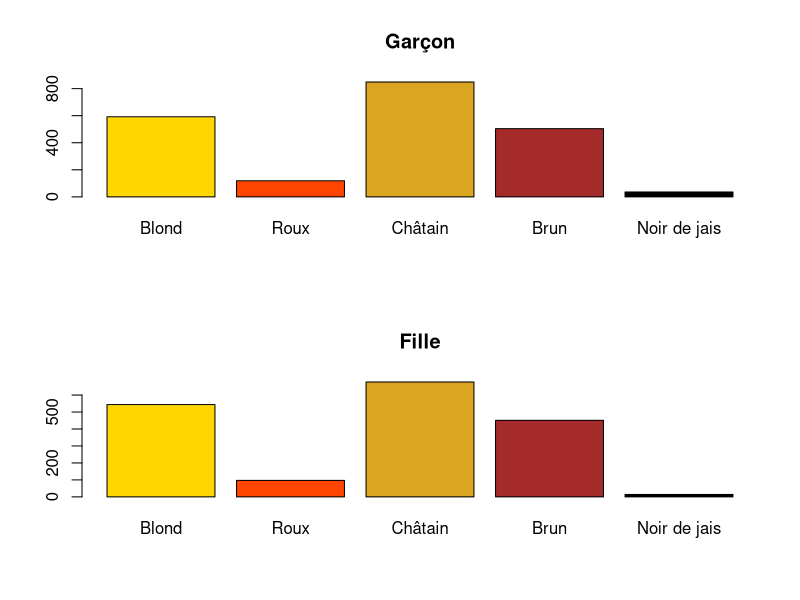

R code for this plot:
## ---- chunk 1
tab <- matrix(c(592,544,119,97,849,677,504,451,36,14),ncol=5)
rownames(tab) <- c("Garçon","Fille")
colnames(tab) <- c("Blond","Roux","Châtain","Brun","Noir de jais")
## ---- chunk 2
par(mfrow=c(2,1))
couleur <- c("Gold","OrangeRed","Goldenrod","Brown","Black")
barplot(tab[1,],main="Garçon",col=couleur)
barplot(tab[2,],main="Fille",col=couleur)
## ---- chunk 3
round(100 * prop.table (tab, margin = 1), 1)
round(100 * prop.table (tab, margin = 2), 1)
## ---- chunk 4
resultat <- chisq.test(tab)
resultat
## ---- chunk 5
names(resultat)
## ---- chunk 6
resultat$statistic
round(resultat$expected,1)
## ---- chunk 7
round(100 * resultat$residuals^2 / resultat$statistic, 1)
## ---- chunk 8
round(resultat$residuals, 3)
